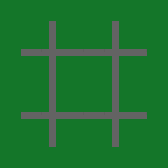

Below is a game level as drawn by its tile map, then a one-line description and the .tmx file that defines it, in full:
An orthogonal 8x8 tile map with 21x21 px tiles, 1 tile layer (background), 2 tilesets and 12 objects.

<map version="1.0" orientation="orthogonal" width="8" height="8" tilewidth="21" tileheight="21">
 <tileset firstgid="1" name="spritesheet" tilewidth="21" tileheight="21" spacing="1">
  <image source="../images/spritesheet.png" width="440" height="440" />
  <tile id="29">
   <properties>
    <property name="Class" value="Car" />
    <property name="sheet" value="Car_Red" />
   </properties>
  </tile>
 </tileset>
 <tileset firstgid="401" name="sprites" tilewidth="21" tileheight="21" spacing="1">
  <image source="../images/sprites.png" width="439" height="439" />
  <tile id="0">
   <properties>
    <property name="Class" value="Direction" />
    <property name="sheet" value="Left" />
   </properties>
  </tile>
  <tile id="1">
   <properties>
    <property name="Class" value="Direction" />
    <property name="sheet" value="Down" />
   </properties>
  </tile>
  <tile id="2">
   <properties>
    <property name="Class" value="Direction" />
    <property name="sheet" value="Right" />
   </properties>
  </tile>
  <tile id="3">
   <properties>
    <property name="Class" value="Direction" />
    <property name="sheet" value="Up" />
   </properties>
  </tile>
  <tile id="4">
   <properties>
    <property name="Class" value="Car" />
    <property name="sheet" value="Yellow" />
   </properties>
  </tile>
  <tile id="5">
   <properties>
    <property name="Class" value="Car" />
    <property name="sheet" value="Red" />
   </properties>
  </tile>
  <tile id="6">
   <properties>
    <property name="Class" value="Car" />
    <property name="sheet" value="Blue" />
   </properties>
  </tile>
  <tile id="20">
   <properties>
    <property name="Class" value="Spawn" />
    <property name="direction" value="Left" />
    <property name="sheet" value="Spawn_Yellow_Left" />
   </properties>
  </tile>
  <tile id="21">
   <properties>
    <property name="Class" value="Spawn" />
    <property name="direction" value="Up" />
    <property name="sheet" value="Spawn_Yellow_Up" />
   </properties>
  </tile>
  <tile id="22">
   <properties>
    <property name="Class" value="Spawn" />
    <property name="direction" value="Up" />
    <property name="sheet" value="Spawn_Blue_Up" />
   </properties>
  </tile>
  <tile id="23">
   <properties>
    <property name="Class" value="Spawn" />
    <property name="direction" value="Up" />
    <property name="sheet" value="Spawn_Red_Up" />
   </properties>
  </tile>
  <tile id="24">
   <properties>
    <property name="Class" value="Spawn" />
    <property name="direction" value="Down" />
    <property name="sheet" value="Spawn_Red_Down" />
   </properties>
  </tile>
  <tile id="25">
   <properties>
    <property name="Class" value="Spawn" />
    <property name="direction" value="Down" />
    <property name="sheet" value="Spawn_Blue_Down" />
   </properties>
  </tile>
  <tile id="26">
   <properties>
    <property name="Class" value="Spawn" />
    <property name="direction" value="Down" />
    <property name="sheet" value="Spawn_Yellow_Down" />
   </properties>
  </tile>
  <tile id="27">
   <properties>
    <property name="Class" value="Spawn" />
    <property name="direction" value="Right" />
    <property name="sheet" value="Spawn_Red_Right" />
   </properties>
  </tile>
  <tile id="28">
   <properties>
    <property name="Class" value="Spawn" />
    <property name="direction" value="Right" />
    <property name="sheet" value="Spawn_Blue_Right" />
   </properties>
  </tile>
  <tile id="29">
   <properties>
    <property name="Class" value="Spawn" />
    <property name="direction" value="Right" />
    <property name="sheet" value="Spawn_Yellow_Right" />
   </properties>
  </tile>
  <tile id="30">
   <properties>
    <property name="Class" value="Spawn" />
    <property name="direction" value="Left" />
    <property name="sheet" value="Spawn_Red_Left" />
   </properties>
  </tile>
  <tile id="31">
   <properties>
    <property name="Class" value="Spawn" />
    <property name="direction" value="Left" />
    <property name="sheet" value="Spawn_Blue_Left" />
   </properties>
  </tile>
 </tileset>
 <layer name="background" width="8" height="8">
  <properties>
   <property name="type" value="0" />
  </properties>
  <data>
   <tile gid="21" />
   <tile gid="21" />
   <tile gid="21" />
   <tile gid="21" />
   <tile gid="21" />
   <tile gid="21" />
   <tile gid="21" />
   <tile gid="21" />
   <tile gid="21" />
   <tile gid="21" />
   <tile gid="11" />
   <tile gid="21" />
   <tile gid="21" />
   <tile gid="11" />
   <tile gid="21" />
   <tile gid="21" />
   <tile gid="21" />
   <tile gid="12" />
   <tile gid="2" />
   <tile gid="12" />
   <tile gid="12" />
   <tile gid="2" />
   <tile gid="12" />
   <tile gid="21" />
   <tile gid="21" />
   <tile gid="21" />
   <tile gid="11" />
   <tile gid="21" />
   <tile gid="21" />
   <tile gid="11" />
   <tile gid="21" />
   <tile gid="21" />
   <tile gid="21" />
   <tile gid="21" />
   <tile gid="11" />
   <tile gid="21" />
   <tile gid="21" />
   <tile gid="11" />
   <tile gid="21" />
   <tile gid="21" />
   <tile gid="21" />
   <tile gid="12" />
   <tile gid="2" />
   <tile gid="12" />
   <tile gid="12" />
   <tile gid="2" />
   <tile gid="12" />
   <tile gid="21" />
   <tile gid="21" />
   <tile gid="21" />
   <tile gid="11" />
   <tile gid="21" />
   <tile gid="21" />
   <tile gid="11" />
   <tile gid="21" />
   <tile gid="21" />
   <tile gid="21" />
   <tile gid="21" />
   <tile gid="21" />
   <tile gid="21" />
   <tile gid="21" />
   <tile gid="21" />
   <tile gid="21" />
   <tile gid="21" />
  </data>
 </layer>
 <objectgroup name="directions" width="8" height="8">
  <properties>
   <property name="collision" value="true" />
  </properties>
  <object gid="401" x="42" y="63" />
  <object gid="401" x="105" y="63" />
  <object gid="401" x="105" y="126" />
  <object gid="401" x="42" y="126" />
 </objectgroup>
 <objectgroup name="spawns" width="8" height="8">
  <properties>
   <property name="collision" value="true" />
  </properties>
  <object gid="424" x="42" y="168" />
  <object gid="429" x="0" y="63" />
  <object gid="431" x="147" y="126" />
  <object gid="423" x="105" y="168" />
  <object gid="426" x="105" y="21" />
  <object gid="431" x="147" y="63" />
  <object gid="427" x="42" y="21" />
  <object gid="430" x="0" y="126" />
 </objectgroup>
</map>
